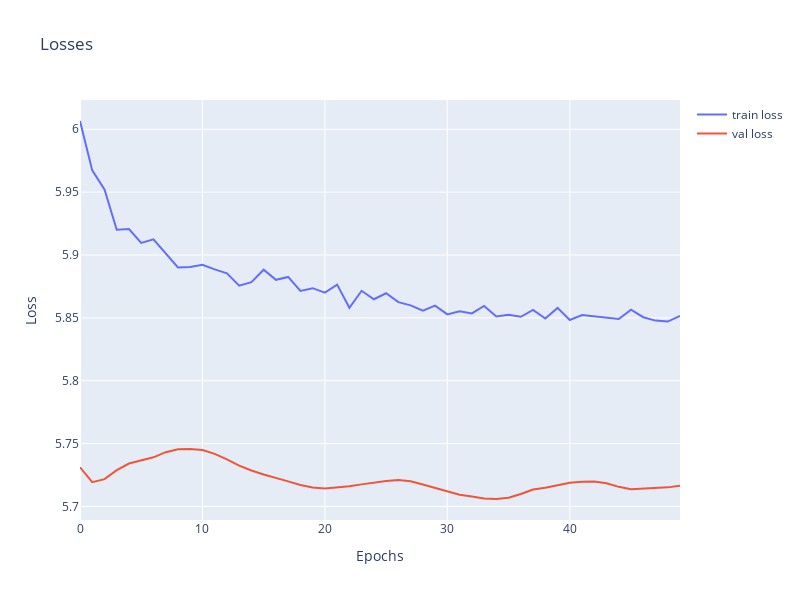

The notebook cell this image was saved under:
### Code cell
import plotly.graph_objs as go
import pandas as pd

fig = go.Figure()
df = pd.read_csv('binned_returns.csv')#returns['binned_returns']

fig.add_trace(go.Scatter(x=list(range(len(train_losses))), y=train_losses, name='train loss'))
fig.add_trace(go.Scatter(x=list(range(len(val_losses))), y=val_losses, name='val loss'))

fig.update_layout(title='Losses',
                  xaxis_title='Epochs',
                  yaxis_title='Loss',
                  width=800,
                  height=600)

fig.show()
print("best ep: ", torch.argmin(torch.tensor(val_losses))) # 49
# torch.save(transformer, f"saved/models/mse_loss_{epochs}_{NUM_ENCODER_LAYERS}_{FFN_HID_DIM}_{EMB_SIZE}")
# num encoder, ffn hid dim, emb size

### Figure 1 — Plotly figure (JSON) as saved in the notebook; plotly's stock layout.template omitted (floating-point values rounded to 4 significant figures)
{"data": [{"name": "train loss", "type": "scatter", "x": [0, 1, 2, 3, 4, 5, 6, 7, 8, 9, 10, 11, 12, 13, 14, 15, 16, 17, 18, 19, 20, 21, 22, 23, 24, 25, 26, 27, 28, 29, 30, 31, 32, 33, 34, 35, 36, 37, 38, 39, 40, 41, 42, 43, 44, 45, 46, 47, 48, 49], "y": [6.007, 5.967, 5.952, 5.92, 5.921, 5.91, 5.912, 5.901, 5.89, 5.89, 5.892, 5.889, 5.885, 5.876, 5.878, 5.888, 5.88, 5.883, 5.871, 5.874, 5.87, 5.876, 5.858, 5.872, 5.865, 5.87, 5.863, 5.86, 5.856, 5.86, 5.853, 5.855, 5.854, 5.859, 5.851, 5.852, 5.851, 5.856, 5.849, 5.858, 5.848, 5.852, 5.851, 5.85, 5.849, 5.857, 5.851, 5.848, 5.847, 5.852]}, {"name": "val loss", "type": "scatter", "x": [0, 1, 2, 3, 4, 5, 6, 7, 8, 9, 10, 11, 12, 13, 14, 15, 16, 17, 18, 19, 20, 21, 22, 23, 24, 25, 26, 27, 28, 29, 30, 31, 32, 33, 34, 35, 36, 37, 38, 39, 40, 41, 42, 43, 44, 45, 46, 47, 48, 49], "y": [5.731, 5.719, 5.722, 5.729, 5.734, 5.737, 5.739, 5.743, 5.745, 5.746, 5.745, 5.742, 5.737, 5.732, 5.729, 5.725, 5.722, 5.72, 5.717, 5.715, 5.714, 5.715, 5.716, 5.718, 5.719, 5.72, 5.721, 5.72, 5.718, 5.715, 5.712, 5.709, 5.708, 5.706, 5.706, 5.707, 5.71, 5.714, 5.715, 5.717, 5.719, 5.72, 5.72, 5.718, 5.716, 5.714, 5.714, 5.715, 5.715, 5.717]}], "layout": {"height": 600, "title": {"text": "Losses"}, "width": 800, "xaxis": {"title": {"text": "Epochs"}}, "yaxis": {"title": {"text": "Loss"}}}}
